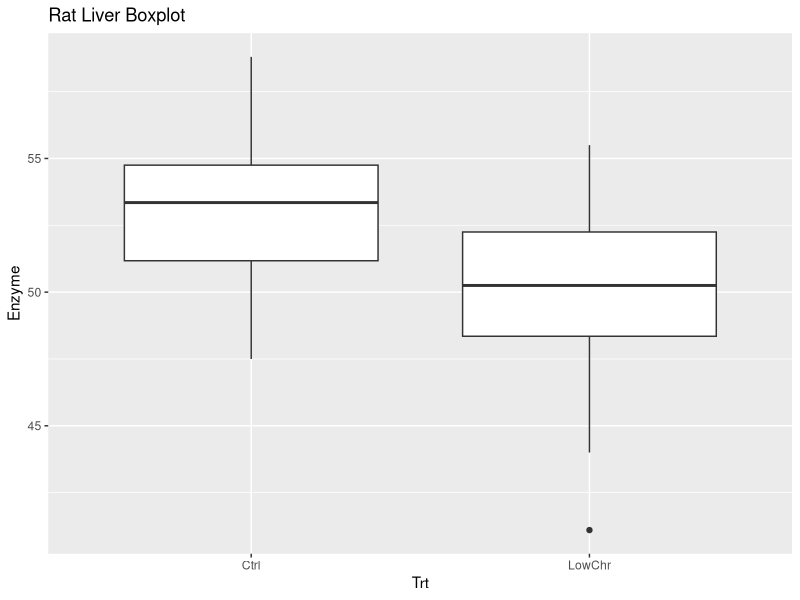
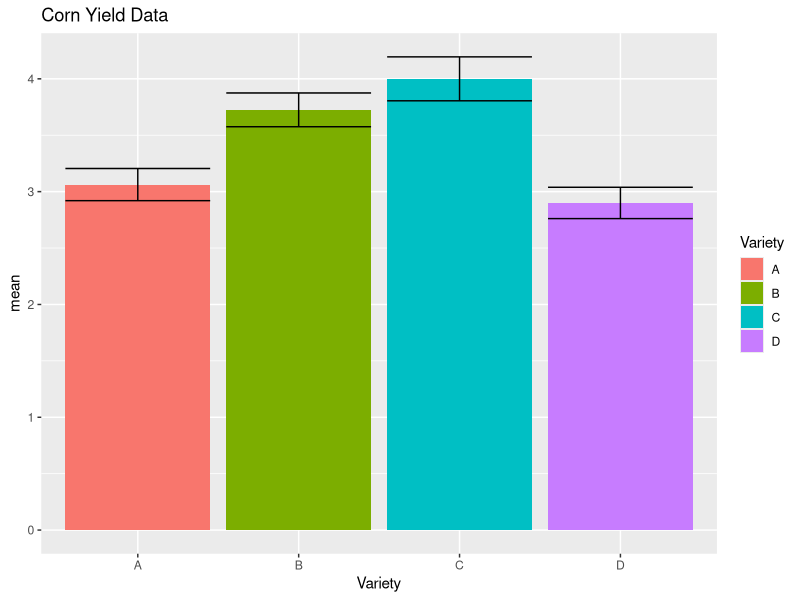

The R source for these figures, in order: (Note: this script raises an error after producing the figures.)
## ---- chunk 1
knitr::opts_chunk$set(echo = TRUE)
## ---- chunk 2
library(readr)
library(dplyr)
library(ggplot2)
library(car)
library(emmeans)
library(multcomp)
## ---- chunk 3
rat_liver_data <- read_csv("../Data/RatLiver.csv") %>%
  mutate(Trt = as.factor(Trt))

ggplot(rat_liver_data, aes(x = Trt, y = Enzyme)) +
  geom_boxplot() +
  ggtitle("Rat Liver Boxplot")

## ---- chunk 4
rat_liver_data %>%
  group_by(Trt) %>%
  summarise(sd = sd(Enzyme))

var.test(Enzyme ~ Trt, data = rat_liver_data)
## ---- chunk 5
leveneTest(Enzyme ~ Trt, data = rat_liver_data, center = "median")
## ---- chunk 6
t.test(Enzyme ~ Trt, data = rat_liver_data, alternative = "two.sided", var.equal = TRUE)
## ---- chunk 7
library(broom)
aov(Enzyme ~ Trt, data = rat_liver_data)

# or 
lm(Enzyme ~ Trt, data = rat_liver_data) %>%
  anova() %>%
  tidy()
## ---- chunk 8
corn_data <- read_csv("../Data/CornYield.csv")

Sum_stats <- corn_data %>%
  group_by(Variety) %>%
  summarise(n  = n(),
            mean = mean(Yield),
            sd = sd(Yield),
            se = sd/sqrt(n))

ggplot(Sum_stats, aes(x = Variety, y = mean, fill = Variety)) +
  geom_col() +
  geom_errorbar(aes(ymin = mean - se, ymax = mean + se)) +
  ggtitle("Corn Yield Data")
## ---- chunk 9
lm(Yield ~ Variety, data = corn_data) %>%
  anova()
## ---- chunk 10
lm(Yield ~ Variety, data = corn_data) %>%
  emmeans(pairwise ~ Variety, adjust = "none") 
## ---- chunk 11
df_resid <- sum(Sum_stats$n) - nrow(Sum_stats)
t_alpha <- qt(1-0.05/2, df = df_resid)

t_alpha * sqrt(0.19978) * sqrt(2/8)
## ---- chunk 12
corn_lm <- lm(Yield ~ Variety, data = corn_data)
corn_pairwise <-  emmeans(corn_lm, pairwise ~ Variety,  adjust = "none") 

CLD(corn_pairwise$emmeans, adjust = "none")
## ---- chunk 13
par(mfrow = c(2,2))
plot(corn_lm)
